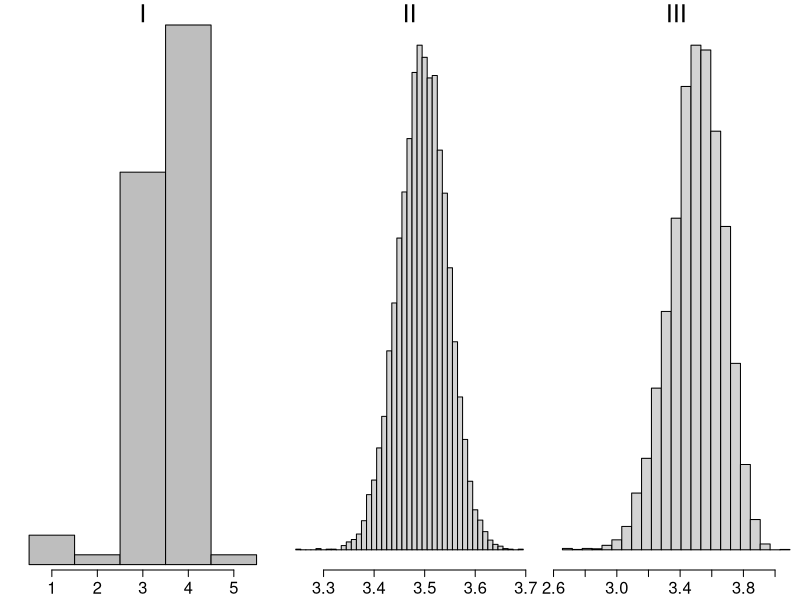

Write R code to recreate this figure.
## ---- chunk 1
#| echo: false
#| fig-width: 8.2
#| fig-height: 1.6
#| fig-show: hold
#| out-width: "96%"
#| fig-align: right
#| cache: true
set.seed(1980)
x = 1:5
p = c(0.03,0.01, 0.4, 0.55, 0.01)
mu = sum(x*p)
sigma = sqrt(sum((x-mu)^2*p))

par(mai=c(0.3, 0.2, 0.25, 0.01), mgp=c(1.8, 1, 0), mfrow=c(1,3))
barplot(height = p, width=1, space=0, yaxt='n')
axis(side=1, at = 1:5-0.5, labels=1:5, cex.axis=1.5)
mtext(side=3,"I", cex=1.5)

samplemeans = vector("numeric", 10000)
for(i in 1:10000){
  samplemeans[i] = mean(sample(x, size = 200, replace=T, prob=p))
}  
hist(samplemeans, breaks=seq(min(samplemeans)-0.005,max(samplemeans)+0.005,by=0.01), ann=F,yaxt="n", cex.axis=1.5)
mtext(side=3,"II", cex=1.5)

samplemeans16 = vector("numeric", 10000)
for(i in 1:10000){
  samplemeans16[i] = mean(sample(x, size = 16, replace=T, prob=p))
}  
hist(samplemeans16, breaks=seq(min(samplemeans16)-1/32,max(samplemeans16)+1/32,by=1/16), ann=F,yaxt="n", cex.axis=1.5)
mtext(side=3,"III", cex=1.5)
